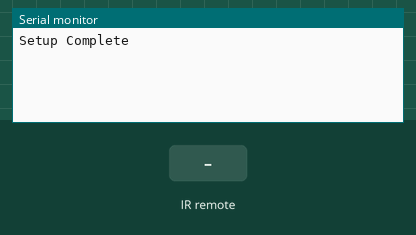
Bench run of a sketch on a simulated Arduino Uno, built with avr-gcc and run on an emulated ATmega328P. Shown: the last lines printed to the serial monitor. Inputs (shaded band) come from the test bench.

Above: at 1.3 s.
1.4 s: infrared code 0xBDD200 received
At 2.7 s:
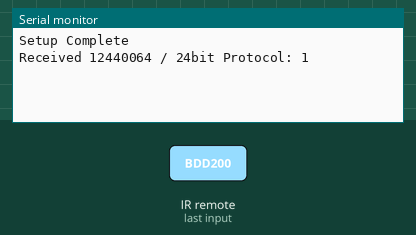
3.0 s: infrared code 0xBDD201 received
At 4.2 s:
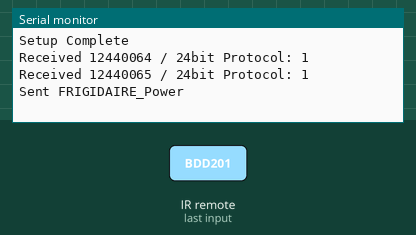

Measured:
- after the input at 1.4 s, the serial monitor: prints a new line after 0.10 s (image 1)
- after the input at 3.0 s, the serial monitor: prints a new line after 0.07 s (image 2)

The sketch:

FrigidaireExtender.ino
```cpp
/*
This is the first step in creating a Wireless Universal IR extender.
 Currently it is only the FRIGIDAIRE A/C Unit as its data is entered manually.
 An IR LED must be connected to the output PWM pin 3
 */
#include <IRLib.h>
#include <RCSwitch.h>

/*
 Define our emulated IR buttons, give them decimal values that link them to a RF signal
 24 bit string 101111011101001000000000, where last 4 bits increment.
 */
#define FRIGIDAIRE_Power 12440064
#define FRIGIDAIRE_Timer 12440065
#define FRIGIDAIRE_FanUp 12440066
#define FRIGIDAIRE_FanDown 12440067
#define FRIGIDAIRE_Cool 12440068
#define FRIGIDAIRE_TempUp 12440069   //also timer up
#define FRIGIDAIRE_TempDown 12440070 //also timer down
#define FRIGIDAIRE_AutoFan 12440071
#define FRIGIDAIRE_FanOnly 12440072
#define FRIGIDAIRE_ES 12440073       //Energy Saver
#define FRIGIDAIRE_Sleep 12440074

#define ENABLE_Sniffer true  //Debug output optional, possibly add debug levels

RCSwitch myRFSwitch = RCSwitch(); //Create an instance of RCswitch
IRsend My_Sender;  //Instantiate IRsend class
int del = 500; //Delay value for end of loop

void setup() {
  Serial.begin(9600);
  myRFSwitch.enableReceive(0); //RF receiver on interrupt 0 => that is pin #2
  Serial.println("Setup Complete");
}


void loop() {
  if (myRFSwitch.available()) {

    long RFvalue = myRFSwitch.getReceivedValue();

    if (RFvalue == 0) {
      Serial.print("Unknown encoding");
    }
    else {
      if (ENABLE_Sniffer) { //Debug
        Serial.print("Received ");
        Serial.print( RFvalue );
        Serial.print(" / ");
        Serial.print( myRFSwitch.getReceivedBitlength() );
        Serial.print("bit ");
        Serial.print("Protocol: ");
        Serial.println( myRFSwitch.getReceivedProtocol() );
      }

      switch (RFvalue) {  // Decide which IR signal to send given the IR signal received
      case FRIGIDAIRE_Power:
        My_Sender.send(SONY,0xE0E0E01F,20); //Code Type, Code Value, Code Bit Length
        if (ENABLE_Sniffer) { //Debug

        }
        break;
      case FRIGIDAIRE_Timer:
        My_Sender.send(SONY,0xA8BCA,20); //Code Type, Code Value, Code Bit Length
        if (ENABLE_Sniffer) { //Debug
          Serial.println("Sent FRIGIDAIRE_Power");
        }
        break;
      case FRIGIDAIRE_FanUp:
        My_Sender.send(SONY,0xA8BCA,20); //Code Type, Code Value, Code Bit Length
        if (ENABLE_Sniffer) { //Debug
          Serial.println("Sent FRIGIDAIRE_Power");
        }
        break;
      case FRIGIDAIRE_FanDown:
        My_Sender.send(SONY,0xA8BCA,20); //Code Type, Code Value, Code Bit Length
        if (ENABLE_Sniffer) { //Debug
          Serial.println("Sent FRIGIDAIRE_Power");
        }
        break;
      case FRIGIDAIRE_Cool:
        My_Sender.send(SONY,0xA8BCA,20); //Code Type, Code Value, Code Bit Length
        if (ENABLE_Sniffer) { //Debug
          Serial.println("Sent FRIGIDAIRE_Power");
        }
        break;
      case FRIGIDAIRE_TempUp:
        My_Sender.send(SONY,0xA8BCA,20); //Code Type, Code Value, Code Bit Length
        if (ENABLE_Sniffer) { //Debug
          Serial.println("Sent FRIGIDAIRE_Power");
        }
        break;
      case FRIGIDAIRE_TempDown:
        My_Sender.send(SONY,0xA8BCA,20); //Code Type, Code Value, Code Bit Length
        if (ENABLE_Sniffer) { //Debug
          Serial.println("Sent FRIGIDAIRE_Power");
        }
        break;
      case FRIGIDAIRE_AutoFan:
        My_Sender.send(SONY,0xA8BCA,20); //Code Type, Code Value, Code Bit Length
        if (ENABLE_Sniffer) { //Debug
          Serial.println("Sent FRIGIDAIRE_Power");
        }
        break;
      case FRIGIDAIRE_FanOnly:
        My_Sender.send(SONY,0xA8BCA,20); //Code Type, Code Value, Code Bit Length
        if (ENABLE_Sniffer) { //Debug
          Serial.println("Sent FRIGIDAIRE_Power");
        }
        break;
      case FRIGIDAIRE_ES:
        My_Sender.send(SONY,0xA8BCA,20); //Code Type, Code Value, Code Bit Length
        if (ENABLE_Sniffer) { //Debug
          Serial.println("Sent FRIGIDAIRE_Power");
        }
        break;
      case FRIGIDAIRE_Sleep:
        My_Sender.send(SONY,0xA8BCA,20); //Code Type, Code Value, Code Bit Length
        if (ENABLE_Sniffer) { //Debug
          Serial.println("Sent FRIGIDAIRE_Power");
        }
        break;
      }

    }

    myRFSwitch.resetAvailable(); //Prepare for more input
  }

  delay(del); //Slow the loop
}
```
